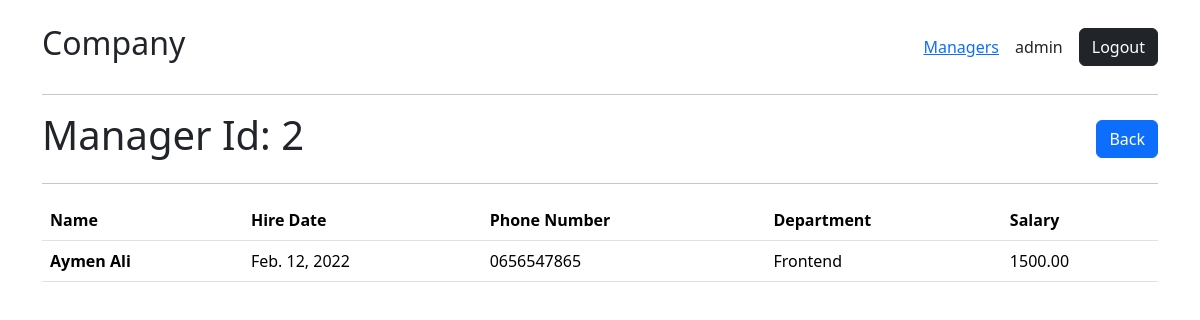
Screenshot of /managers/show/2/ (signed in) with the database file from the repository.
### managers/models.py (models this page shows)
class Manager(models.Model):
    name = models.CharField(max_length=100)
    phone_number = models.CharField(max_length=15)
    hire_date = models.DateField()
    department = models.CharField(max_length=100)
    salary = models.DecimalField(max_digits=10, decimal_places=2)

### managers/views.py (the view)
# urls.py: path("show/<int:id>/", views.show, name="managers.show"),
def show(request: HttpRequest, id: int) -> HttpResponse:
    if not request.user.is_authenticated:
        return HttpResponseRedirect(reverse("accounts.login"))
    try:
        manager = Manager.objects.get(id=id)
    except Manager.DoesNotExist:
        return HttpResponseRedirect(reverse("managers.index"))
    return render(request, "managers/show.html", {"manager": manager})

### managers/templates/managers/show.html
{% extends "base.html" %}
{% block body %}
<div class='d-flex align-items-center justify-content-between'>
    <h1>Manager Id: {{manager.id}}</h1>
    <a href={% url "managers.index" %} class='btn btn-primary'>Back</a>
</div>
<hr>
<table class="table">
    <thead>
      <tr>
        <th scope="col">Name</th>
        <th scope="col">Hire Date</th>
        <th scope="col">Phone Number</th>
        <th scope="col">Department</th>
        <th scope="col">Salary</th>
      </tr>
    </thead>
    <tbody>
      <tr>
        <th >{{manager.name|title}}</th>
        <td>{{manager.hire_date|date}}</td>
        <td>{{manager.phone_number}}</td>
        <td>{{manager.department|title}}</td>
        <td>{{manager.salary}}</td>
      </tr>
    </tbody>
  </table>
{% endblock body %}

### templates/base.html (shortened to what this page needs)
<!DOCTYPE html>
<html lang="en">
<head>
    {% load static %}
    <link rel="stylesheet" href={% static "bootstrap.min.css" %}>
</head>
<body>
    <div class="container pt-4">
        <header class='d-flex justify-content-between align-items-center mb-4'>
            <h2>Company</h2>
            <nav class='d-flex align-items-center gap-3'>
                <a href={% url "managers.index" %}>Managers</a>
                {% if user.is_authenticated %}
                    <a>{{user}}</a>
                    <form action={% url "logout" %} method="post">
                        <input type='submit' class='btn btn-dark' value='Logout'>
                    </form>
                {% else %}
                    <a href={% url "accounts.register" %}>Register</a>
                    <a href={% url "accounts.login" %}>Login</a>
                {% endif %}
            </nav>
        </header>
        <hr>
        {% block body %}{% endblock body %}
    </div>
</body>
</html>

### rows the page displays
Manager: id "2", name "Aymen Ali", hire_date "Feb. 12, 2022", phone_number "0656547865", department "Frontend", salary "1500.00"

### other values shown
{{ user }} "admin"
